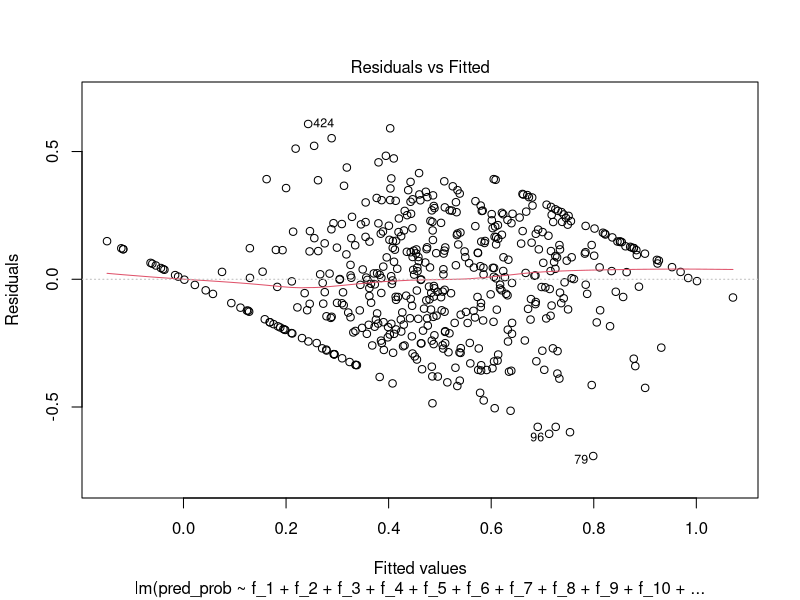
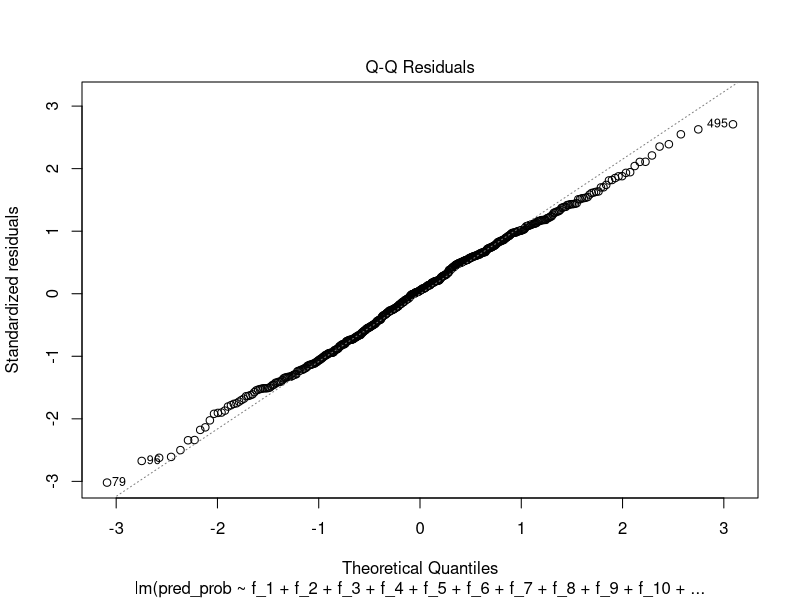
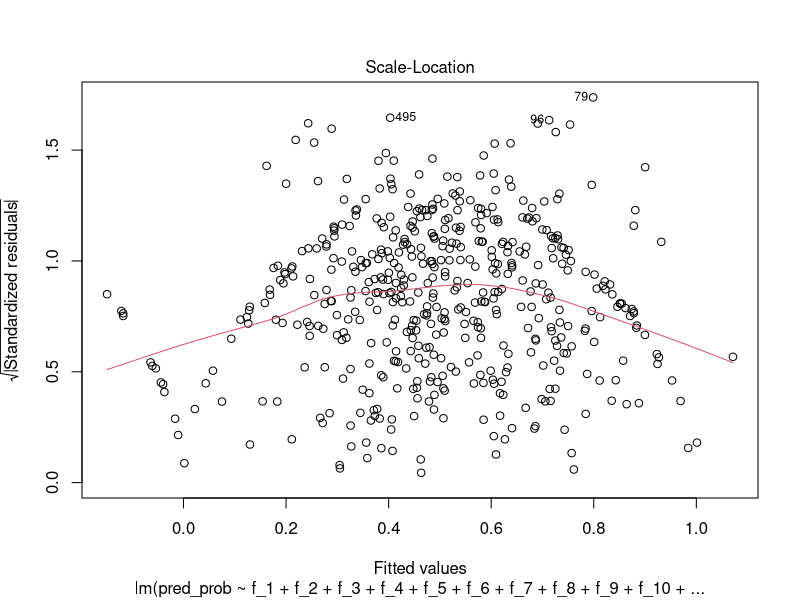
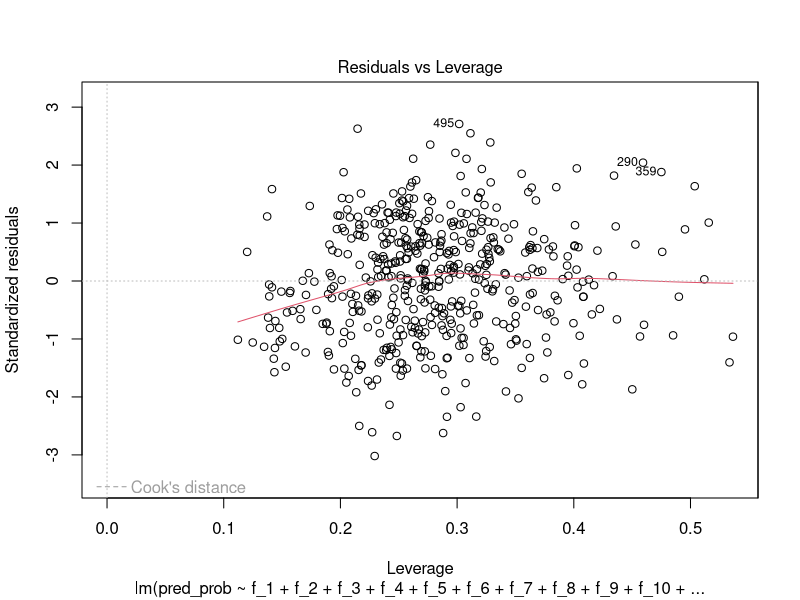
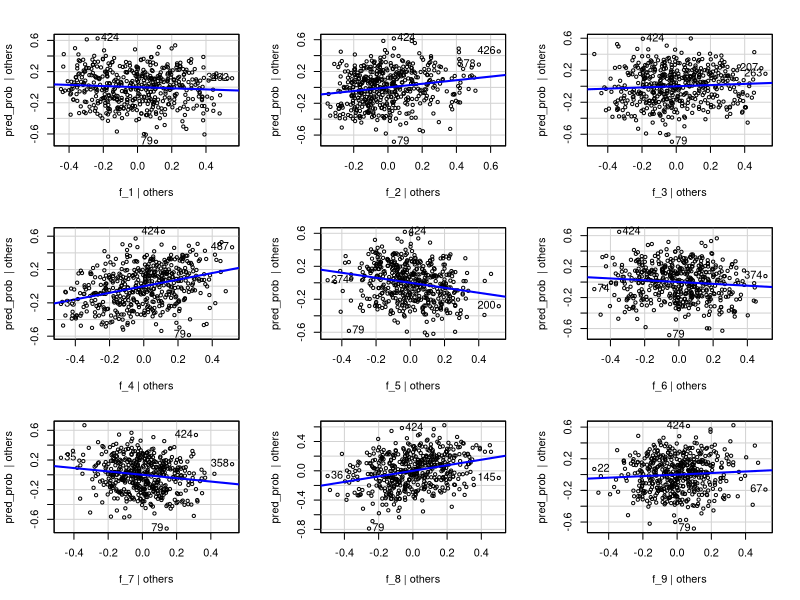
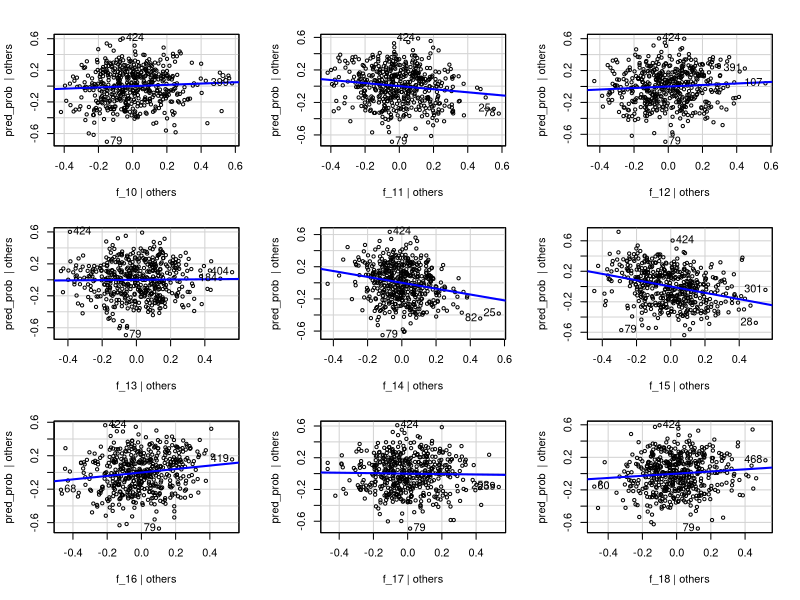
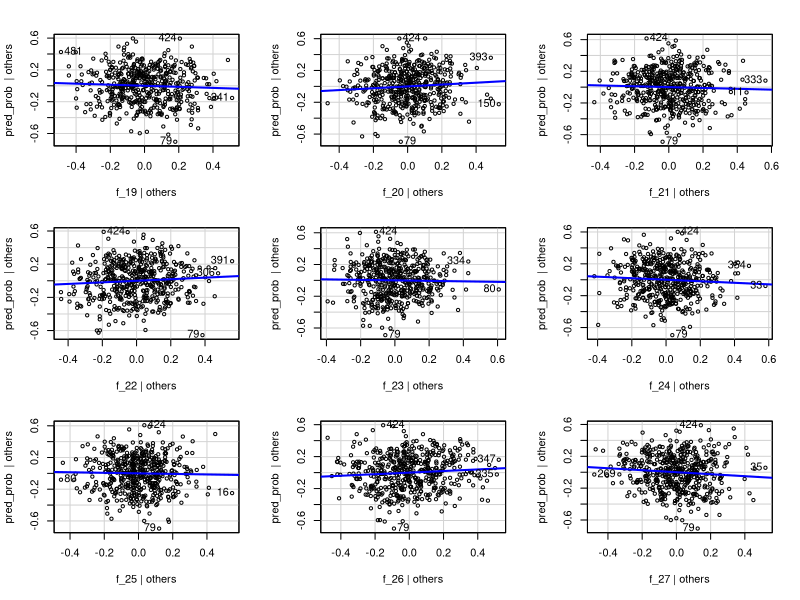
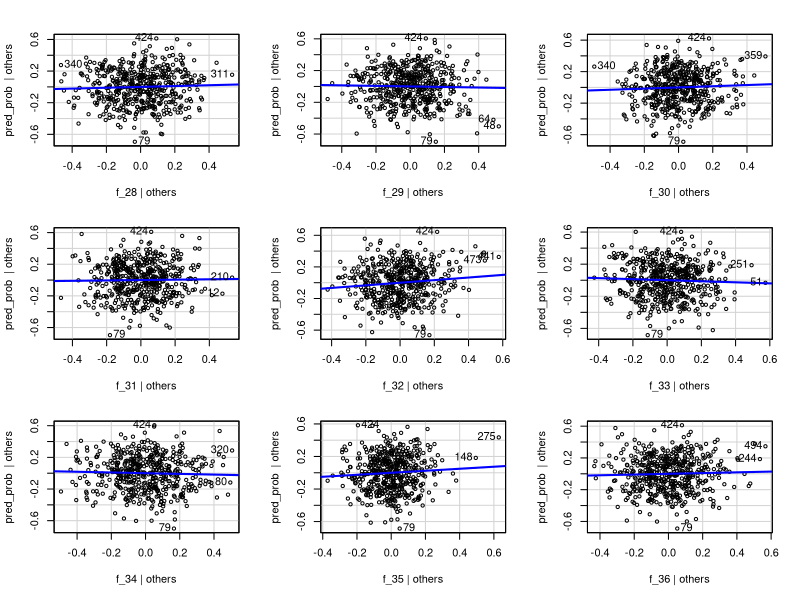

The R script that drew these images, in order: (Note: this script raises an error after producing the figures.)
## ---- chunk 1
knitr::opts_chunk$set(echo = TRUE)
## ---- chunk 2
# Load the required libraries
library(tidyverse)
library(caret)
library(MASS)
library(car)


## ---- chunk 3
# Load the dataset
data <- read.csv("pca_data_140_d8.csv")  # Update with the actual CSV file name

# Display the structure of the loaded data
str(data)

## ---- chunk 4
# Load the dplyr package for data manipulation
library(dplyr)

# Normalize each feature to the range [0, 1]
normalized_data <- data %>%
  mutate(across(starts_with("f"), ~ (.-min(.)) / (max(.) - min(.))))

# Display the first few rows of the normalized data
head(normalized_data)


## ---- chunk 5
col_name <- NULL;
for (i in 1:400) {
  
  col_name <-  paste0(col_name,"f_", i,"+")
  #data[, col_name] <- boxcox(data[, paste0("Feature_", i)], lambda = NULL)$x
}
cat(col_name)
## ---- chunk 6
model_2  = lm(pred_prob ~ f_1+f_2+f_3+f_4+f_5+f_6+f_7+f_8+f_9+f_10+f_11+f_12+f_13+f_14+f_15+f_16+f_17+f_18+f_19+f_20+f_21+f_22+f_23+f_24+f_25+f_26+f_27+f_28+f_29+f_30+f_31+f_32+f_33+f_34+f_35+f_36+f_37+f_38+f_39+f_40+f_41+f_42+f_43+f_44+f_45+f_46+f_47+f_48+f_49+f_50+f_51+f_52+f_53+f_54+f_55+f_56+f_57+f_58+f_59+f_60+f_61+f_62+f_63+f_64+f_65+f_66+f_67+f_68+f_69+f_70+f_71+f_72+f_73+f_74+f_75+f_76+f_77+f_78+f_79+f_80+f_81+f_82+f_83+f_84+f_85+f_86+f_87+f_88+f_89+f_90+f_91+f_92+f_93+f_94+f_95+f_96+f_97+f_98+f_99+f_100+f_101+f_102+f_103+f_104+f_105+f_106+f_107+f_108+f_109+f_110+f_111+f_112+f_113+f_114+f_115+f_116+f_117+f_118+f_119+f_120+f_121+f_122+f_123+f_124+f_125+f_126+f_127+f_128+f_129+f_130+f_131+f_132+f_133+f_134+f_135+f_136+f_137+f_138+f_139+f_140, data = normalized_data)
summary(model_2)
## ---- chunk 7

plot(model_2)
## ---- chunk 8

residuals <- residuals(model_2)

# Create the AV plot
avPlots(model_2)

# Create the CR plot
crPlots(model_2)

## ---- chunk 9
# Apply Box-Cox transformation to the target variable (response) if needed
# For example, if you have a response variable named 'y', you can transform it like this:
# data$y_transformed <- boxcox(data$y, lambda = NULL)
# Uncomment and modify the above line based on your data

# Apply Box-Cox transformation to the features
# Assuming the transformed features are named 'Feature_1_transformed', ..., 'Feature_10_transformed'

boxcox(data[, paste0("Feature_1")], lambda = NULL)
for (i in 1:10) {
  boxcox(data[, paste0("Feature_", i)], lambda = NULL)
  #col_name <- paste0("Feature_", i, "_transformed")
  #data[, col_name] <- boxcox(data[, paste0("Feature_", i)], lambda = NULL)$x
}

# Define the list of transformed feature names
transformed_feature_names <- paste0("Feature_", 1:10, "_transformed")  # Adjust the range as needed

# Construct the formula for MLR
formula <- reformulate(transformed_feature_names, response = "y")

# Perform Multiple Linear Regression (MLR) using the transformed features
model <- lm(formula, data = data)

# Display the summary of the MLR model
summary(model)


